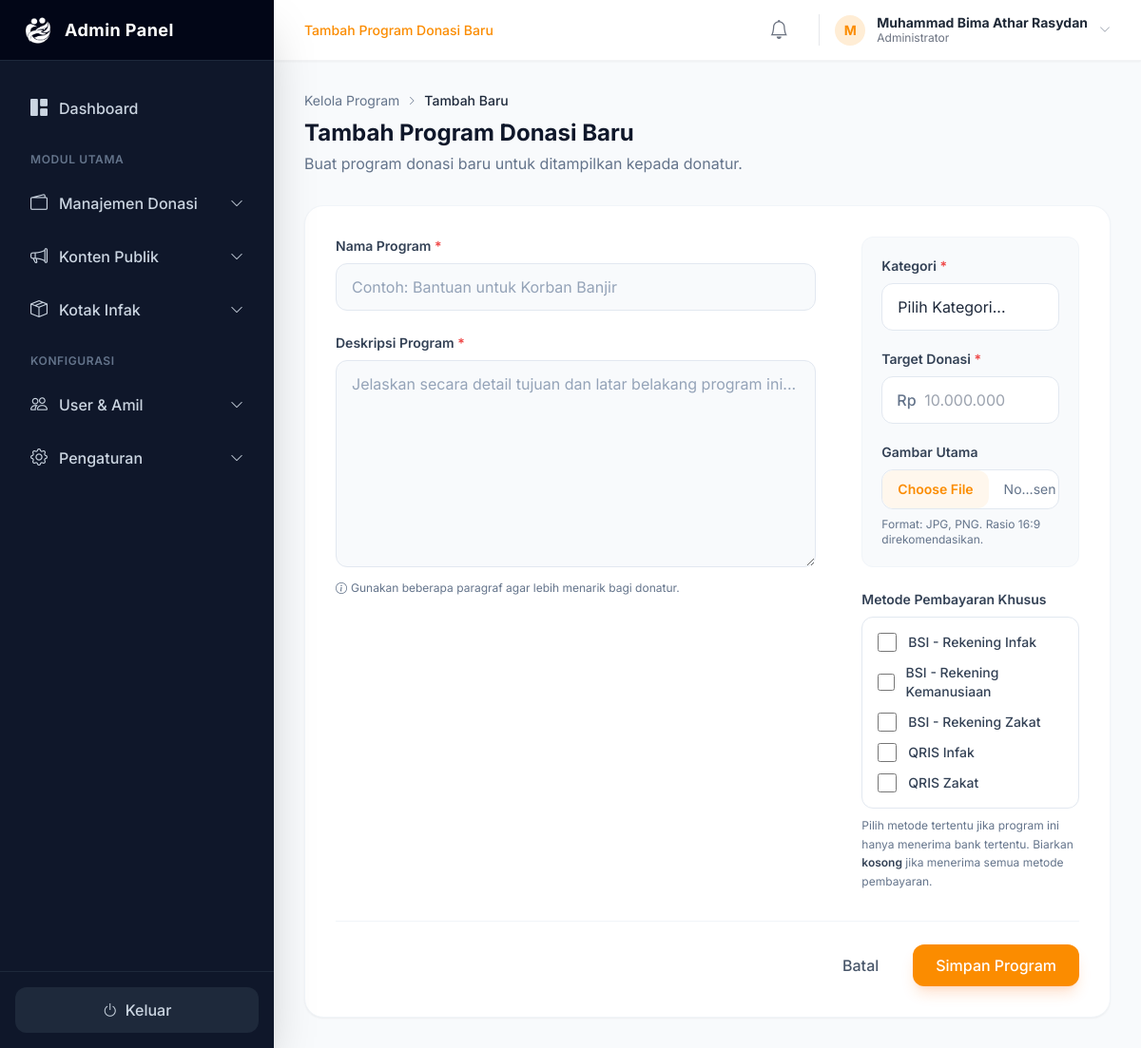
The page /admin/tambah_program.php (signed in) on the database its author committed.
### tables this page shows
CREATE TABLE `metode_pembayaran` (
  `id` int(11) NOT NULL,
  `nama_metode` varchar(100) NOT NULL,
  `tipe` enum('Transfer Bank','QRIS') NOT NULL,
  `kategori` varchar(50) NOT NULL DEFAULT 'Umum',
  `detail_1` varchar(255) DEFAULT NULL COMMENT 'Nomor Rekening atau Nama QRIS',
  `detail_2` varchar(255) DEFAULT NULL COMMENT 'Atas Nama',
  `gambar` varchar(255) DEFAULT NULL COMMENT 'Nama file gambar QRIS',
  `status` enum('Aktif','Tidak Aktif') NOT NULL DEFAULT 'Aktif'
);

### admin/tambah_program.php (the view, shortened to what this page needs)
<?php
require_once '../includes/config.php';
$page_title = "Tambah Program Donasi Baru";
require_once 'templates/header_admin.php';
?>
    <div class="mb-8">
        <div class="flex items-center gap-2 text-sm text-slate-500 mb-2">
            <a href="kelola_program.php" class="hover:text-primary-orange transition-colors">Kelola Program</a>
            <i class="bi bi-chevron-right text-[10px]"></i>
            <span class="text-slate-800 font-medium">Tambah Baru</span>
        </div>
        <h1 class="text-2xl font-display font-bold text-slate-900"><?php echo $page_title; ?></h1>
        <p class="text-slate-500 mt-1">Buat program donasi baru untuk ditampilkan kepada donatur.</p>
    </div>
    <div class="bg-white rounded-[20px] shadow-sm border border-slate-100 overflow-hidden">
        <form action="tambah_program.php" method="POST" enctype="multipart/form-data" class="p-6 lg:p-8">
            <div class="grid grid-cols-1 lg:grid-cols-12 gap-8 lg:gap-12">
                <div class="lg:col-span-8 space-y-6">
                    <div>
                        <label for="nama_program" class="block text-sm font-semibold text-slate-700 mb-2">Nama Program <span class="text-red-500">*</span></label>
                        <input type="text" id="nama_program" name="nama_program" required
                            class="w-full bg-slate-50 border border-slate-200 text-slate-800 rounded-xl px-4 py-3 focus:outline-none focus:ring-2 focus:ring-primary-orange/50 focus:border-primary-orange transition-all placeholder:text-slate-400"
                            placeholder="Contoh: Bantuan untuk Korban Banjir">
                    </div>
                    <div>
                        <label for="deskripsi" class="block text-sm font-semibold text-slate-700 mb-2">Deskripsi Program <span class="text-red-500">*</span></label>
                        <textarea id="deskripsi" name="deskripsi" rows="8" required
                            class="w-full bg-slate-50 border border-slate-200 text-slate-800 rounded-xl px-4 py-3 focus:outline-none focus:ring-2 focus:ring-primary-orange/50 focus:border-primary-orange transition-all placeholder:text-slate-400"
                            placeholder="Jelaskan secara detail tujuan dan latar belakang program ini..."></textarea>
                        <p class="text-xs text-slate-500 mt-2 flex items-center gap-1">
                            <i class="bi bi-info-circle"></i> Gunakan beberapa paragraf agar lebih menarik bagi donatur.
                        </p>
                    </div>
                </div>
                <div class="lg:col-span-4 space-y-6">
                    <div class="p-5 rounded-xl bg-slate-50 border border-slate-100 space-y-5">
                        <div>
                            <label for="kategori" class="block text-sm font-semibold text-slate-700 mb-2">Kategori <span class="text-red-500">*</span></label>
                            <select id="kategori" name="kategori" required
                                class="w-full bg-white border border-slate-200 text-slate-800 rounded-xl px-4 py-3 focus:outline-none focus:ring-2 focus:ring-primary-orange/50 focus:border-primary-orange transition-all appearance-none cursor-pointer">
                                <option value="" disabled selected>Pilih Kategori...</option>
                            </select>
                        </div>
                        <div>
                            <label for="target_donasi" class="block text-sm font-semibold text-slate-700 mb-2">Target Donasi <span class="text-red-500">*</span></label>
                            <div class="relative">
                                <div class="absolute inset-y-0 left-0 pl-4 flex items-center pointer-events-none">
                                    <span class="text-slate-500 font-medium">Rp</span>
                                </div>
                                <input type="text" id="target_donasi" name="target_donasi" required
                                    class="w-full bg-white border border-slate-200 text-slate-800 rounded-xl pl-11 pr-4 py-3 focus:outline-none focus:ring-2 focus:ring-primary-orange/50 focus:border-primary-orange transition-all"
                                    placeholder="10.000.000">
                            </div>
                        </div>
                        <div>
                            <label for="gambar" class="block text-sm font-semibold text-slate-700 mb-2">Gambar Utama</label>
                            <input type="file" id="gambar" name="gambar" accept="image/*"
                                class="block w-full text-sm text-slate-500 file:mr-4 file:py-2.5 file:px-4 file:rounded-xl file:border-0 file:text-sm file:font-semibold file:bg-orange-50 file:text-primary-orange hover:file:bg-orange-100 transition-colors border border-slate-200 rounded-xl bg-white cursor-pointer">
                            <p class="text-xs text-slate-500 mt-2">Format: JPG, PNG. Rasio 16:9 direkomendasikan.</p>
                        </div>
                    </div>
                    <div>
                        <label class="block text-sm font-semibold text-slate-700 mb-2">Metode Pembayaran Khusus</label>
                        <div class="rounded-xl border border-slate-200 bg-white overflow-hidden">
                            <div class="max-h-56 overflow-y-auto p-4 space-y-3 custom-scrollbar">
                                <?php
                                $metode_stmt = $mysqli->prepare("SELECT id, nama_metode FROM metode_pembayaran WHERE status = 'Aktif' ORDER BY nama_metode");
                                $metode_stmt->execute();
                                $metode_result = $metode_stmt->get_result();
                                if ($metode_result->num_rows > 0) {
                                    while ($metode = $metode_result->fetch_assoc()) {
                                        echo '<label class="flex items-center gap-3 cursor-pointer group">';
                                        echo '<input type="checkbox" name="metode_pembayaran_ids[]" value="' . $metode['id'] . '" class="w-5 h-5 rounded border-slate-300 text-primary-orange focus:ring-primary-orange transition-colors cursor-pointer">';
                                        echo '<span class="text-sm font-medium text-slate-700 group-hover:text-slate-900">' . htmlspecialchars($metode['nama_metode']) . '</span>';
                                        echo '</label>';
                                    }
                                } else {
                                    echo '<p class="text-sm text-slate-500 text-center py-2">Tidak ada metode pembayaran aktif.</p>';
                                }
                                ?>
                            </div>
                        </div>
                        <p class="text-xs text-slate-500 mt-2 leading-relaxed">
                            Pilih metode tertentu jika program ini hanya menerima bank tertentu. Biarkan <span class="font-semibold text-slate-700">kosong</span> jika menerima semua metode pembayaran.
                        </p>
                    </div>
                </div>
            </div>
            <div class="flex items-center justify-end gap-3 mt-8 pt-6 border-t border-slate-100">
                <a href="kelola_program.php" class="px-6 py-2.5 rounded-xl font-medium text-slate-600 hover:bg-slate-100 transition-colors">
                    Batal
                </a>
                <button type="submit" class="px-6 py-2.5 rounded-xl font-medium bg-primary-orange text-white hover:bg-orange-600 transition-all shadow-lg shadow-orange-500/20">
                    Simpan Program
                </button>
            </div>
        </form>
    </div>
<?php require_once 'templates/footer_admin.php'; ?>

### admin/templates/header_admin.php (style rules this page uses)
body { font-family: 'Inter', sans-serif; background-color: #f8fafc; }

### rows shown on the page
metode_pembayaran: nama_metode "BSI - Rekening Infak"
metode_pembayaran: nama_metode "BSI - Rekening Kemanusiaan"
metode_pembayaran: nama_metode "BSI - Rekening Zakat"
metode_pembayaran: nama_metode "QRIS Infak"
metode_pembayaran: nama_metode "QRIS Zakat"

### other values the page prints
$page_title "Tambah Program Donasi Baru"
substr($admin_nama_lengkap, 0, 1) "M"
$admin_nama_lengkap "Muhammad Bima Athar Rasydan"
